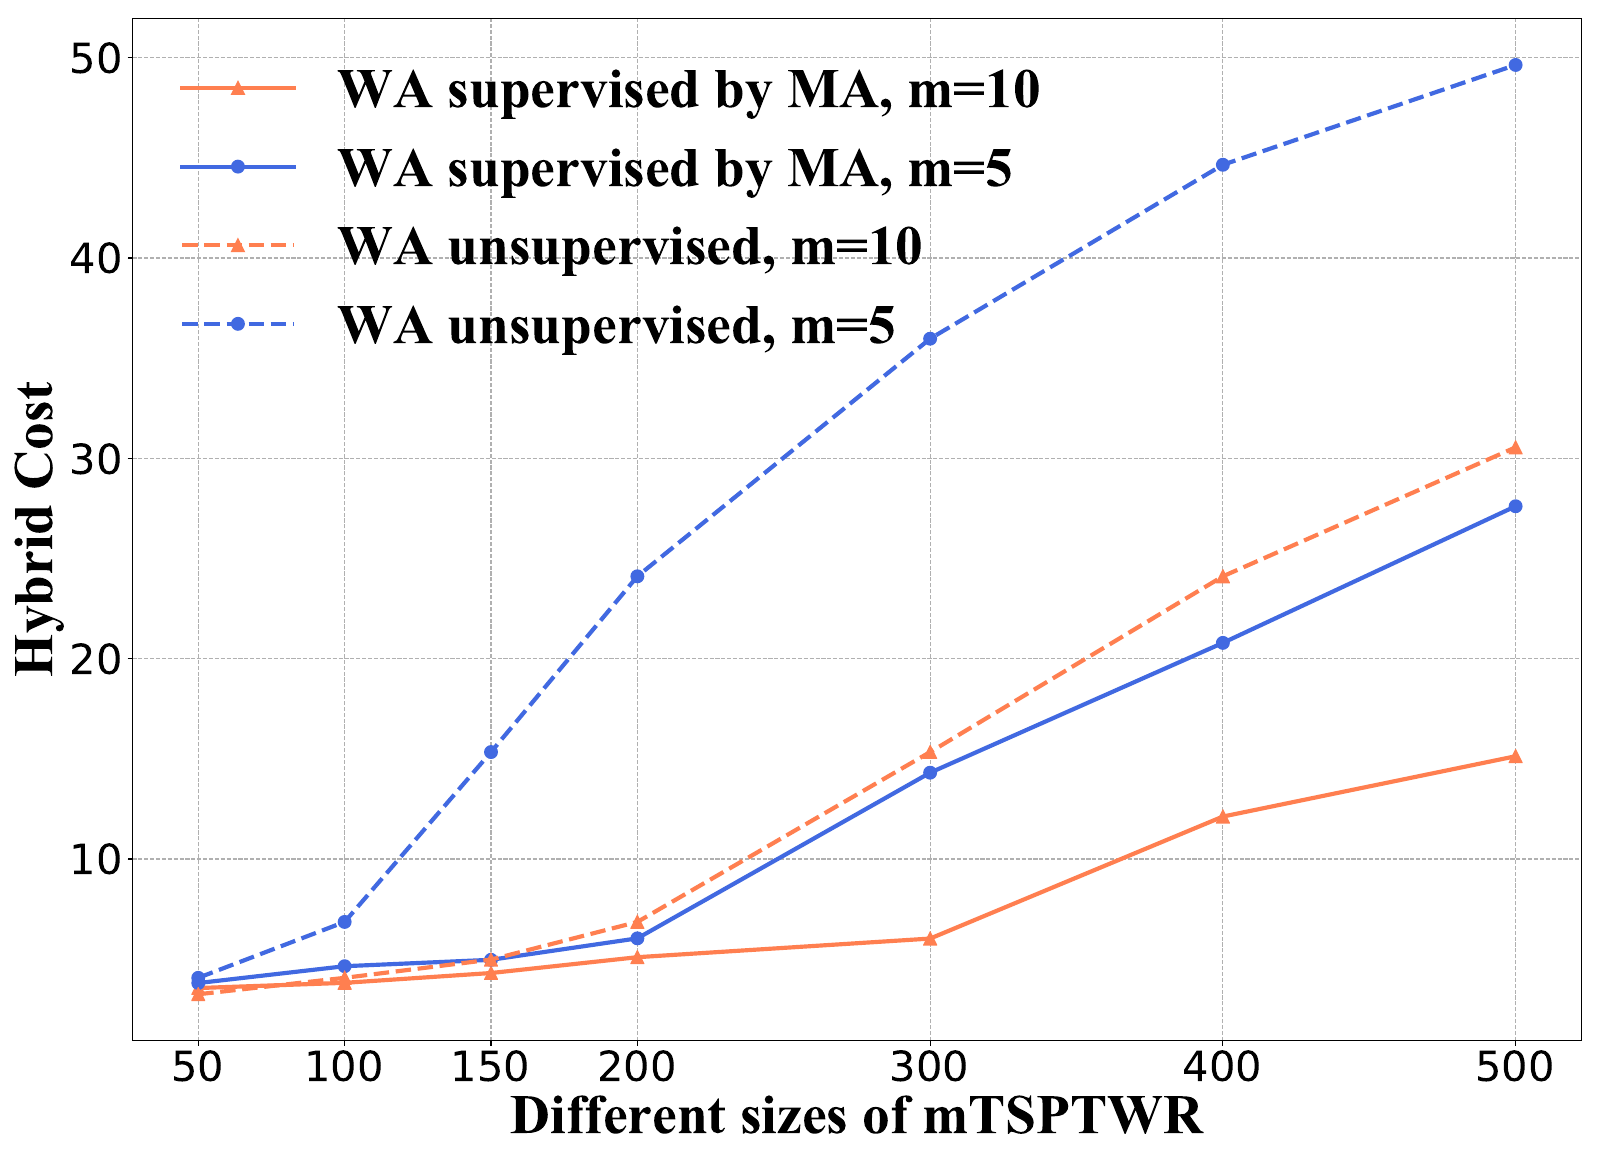

Write Python code to recreate this figure.
# This is a sample Python script.

# Press Shift+F10 to execute it or replace it with your code.
# Press Double Shift to search everywhere for classes, files, tool windows, actions, and settings.


import numpy as np
import matplotlib.pyplot as plt
import matplotlib.style
import matplotlib as mpl
#mpl.style.use('classic')
x1=[50,100,150,200,300,400,500]
y1=[3.56,3.82,4.31,5.10,6.03,12.12,15.13]
x2=[50,100,150,200,300,400,500]
y2=[3.81,4.65,4.97,6.04,14.31,20.79,27.61]
x3=[50,100,150,200,300,400,500]
y3=[3.250,4.070,4.980,6.860,15.340,24.112,30.55]
x4=[50,100,150,200,300,400,500]
y4=[4.070,6.860,15.340,24.112,35.973,44.655,49.637]
plt.figure(figsize=(16, 11.6))
l1=plt.plot(x1,y1,'^-',label='WA supervised by MA, m=10',linewidth=3,color='coral',ms=9)
l2=plt.plot(x2,y2,'o-',label='WA supervised by MA, m=5',linewidth=3,color='royalblue',ms=9)
l3=plt.plot(x3,y3,'^--',label='WA unsupervised, m=10',linewidth=3,color='coral',ms=9)
l4=plt.plot(x4,y4,'o--',label='WA unsupervised, m=5',linewidth=3,color='royalblue',ms=9)



#plt.plot(x1,y1,'^','darksalmon',x2,y2,'o',color='cornflowerblue',ms=9)
#plt.plot(x1,y1,'go',x3,y3,'gx')

#### fontsize for ticks on y and x-axis
plt.tick_params(labelsize=30)
plt.xticks([50,100,150,200,300,400,500],[r'$50$', r'$100$', r'$150$', r'$200$', r'$300$',r'$400$',r'$500$'])
#plt.title('The  Compensation Study', {'family' : 'Times New Roman','weight':'bold', 'size'   : 20})

######## change 'size' : 30
plt.xlabel('Different sizes of mTSPTWR', {'family' : 'Times New Roman', 'weight':'bold','size': 40})
plt.ylabel('Hybrid Cost', {'family' : 'Times New Roman','weight':'bold', 'size': 40})
plt.legend(prop={'family' : 'Times New Roman','weight':'bold', 'size': 40}, loc="upper left", frameon=False)
plt.grid(ls='--')
plt.tight_layout()
plt.savefig('com.pdf', dpi=100)
# plt.show()